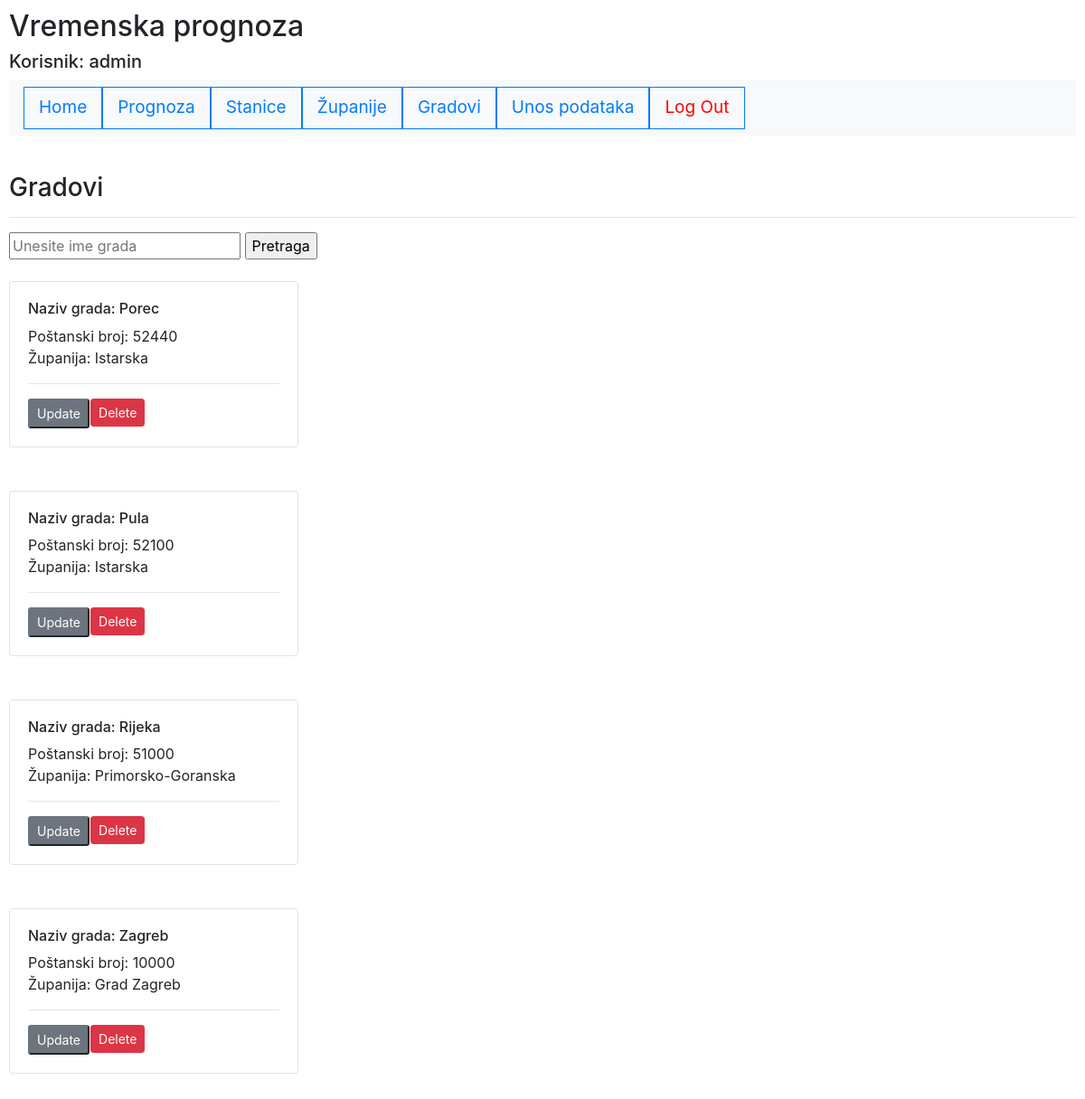
/main/gradovi (signed in), run on the app's committed database.
### main/models.py (models this page shows, shortened)
class Grad(models.Model):
    Postanski_broj=models.IntegerField(validators=[
            MaxValueValidator(99999),
            MinValueValidator(10000)
        ])
    Naziv_grada=models.CharField(max_length=30)
    Zupanija_Provincija_County=models.ForeignKey(Zupanija_Provincija, on_delete=models.CASCADE)
    class Meta:
         ordering = ['Naziv_grada']

class Zupanija_Provincija(models.Model):
    Sifra_zupanije_provincije=models.CharField('Sifra zupanije/provincije', max_length=5)
    Ime_Zupanije_provincije=models.CharField('Ime zupanije/provincije', max_length=30)
    Stanica=models.OneToOneField(Meteoroloska_stanica, on_delete=models.CASCADE)
    class Meta:
         ordering = ['Ime_Zupanije_provincije']
    def __str__(self):
        return self.Ime_Zupanije_provincije #Prikazat i sifru i ime

### main/views.py (the view)
# urls.py: path('gradovi', GradList.as_view(), name='gradovi'),
class GradList(LoginRequiredMixin, ListView):
    model = Grad

### templates/main/grad_list.html (shortened to what this page needs)
{% extends "homepage.html" %}
{% block content %}
<br>
<h3> Gradovi </h3>
<hr>
<form method=POST action="{% url 'search-grad' %}">
   <input type="text" name="search" placeholder="Unesite ime grada"/>
   <input value="Pretraga" type="submit"/>
</form>
<br>
{% for grad in grad_list  %}
<div class="card border" style="width: 20rem;">
   <div class="card-body">
     <h6>Naziv grada: {{ grad.Naziv_grada }}</h6>
     Poštanski broj: {{ grad.Postanski_broj }}
     <p>Županija: {{ grad.Zupanija_Provincija_County }}</p>
     <hr>
 <div class="btn-group" role="group">
   {% if user.is_superuser %}
   <a href="{% url 'update-grad' grad.id%}"><input value="Update" type="submit" class="btn-secondary btn-sm"/></a>
   {% endif %}
   {% if user.is_superuser %}
   <form action="{%url 'delete-grad' grad.id%}" method="POST" id="delete-form">
      <input value="Delete" type="submit" class="btn btn-danger btn-sm" style="margin-left: 1px;" onclick="return potvrda()"/>
   </form>
   {% endif %}
  </div>
 </div>
</div>
<br><br>
{% endfor %}
{% endblock %}

### templates/homepage.html (shortened to what this page needs)
<!DOCTYPE html>
<html lang="en">
 <head>
    {% load static %}
    <link rel="stylesheet" type="text/css" href="{% static 'style.css' %}">
    <link rel="stylesheet" href="https://cdn.jsdelivr.net/npm/bootstrap@4.3.1/dist/css/bootstrap.min.css">
 </head>
 <body class="bs-example">
   <h2>Vremenska prognoza</h2>
    {% if user.is_authenticated %}
    <h5>Korisnik: {{user.username}}</h5>
    {% else %}
    <h4>Niste ulogirani</h4>
    {%endif%}
    <div id="sidebar">
        {% block sidebar %}
        <div class="navigator">
         <ul class="navbar navbar-expand-lg navbar-light bg-light">
            <li><a class="nav-link border border-primary" href="/main">Home</a></li>
            <li><a class="nav-link border border-primary" href="/main/prognoza">Prognoza</a></li>
            <li><a class="nav-link border border-primary" href="/main/stanice">Stanice</a></li>
            <li><a class="nav-link border border-primary" href="/main/zupanije">Županije</a></li>
            <li><a class="nav-link border border-primary" href="/main/gradovi">Gradovi</a></li>
            {% if user.is_superuser %}
            <li><a class="nav-link border border-primary" href="/main/upload">Unos podataka</a></li>
            {% endif %}
            {% if user.is_authenticated %}
            <li><a class="nav-link border border-primary" href="{% url 'logout' %}" style="color: red;">Log Out</a></li>
            {% endif %}
         </ul>
        </div>
        {% endblock %}
    </div>
    <div class="content">
        {% block content %}
        {% endblock %}
    </div>
 </body>
</html>

### main/static/style.css (style rules this page uses)
li { list-style-type: none; float: left; overflow: hidden; }
li a { padding: 14px; font-size: 19px; text-decoration: none; }
body { background-image: url(https://img.freepik.com/free-vector/white-gray-geometric-pattern-background-vector_53876-136510.jpg?w=1380&t=st=1671621009~exp=1671621609~hmac=ee6c0a03e98882dd374f9ece1eaac08f38fe1a199f1c31b2d1d7972f2f51ccbf); }

### templates/homepage.html (style rules this page uses)
.bs-example { margin: 10px; }

### data on the page
Grad: Naziv_grada "Porec", Postanski_broj "52440", Zupanija_Provincija_County "Istarska"
Grad: Naziv_grada "Pula", Postanski_broj "52100", Zupanija_Provincija_County "Istarska"
Grad: Naziv_grada "Rijeka", Postanski_broj "51000", Zupanija_Provincija_County "Primorsko-Goranska"
Grad: Naziv_grada "Zagreb", Postanski_broj "10000", Zupanija_Provincija_County "Grad Zagreb"

### other printed values
{{ user.username }} "admin"
